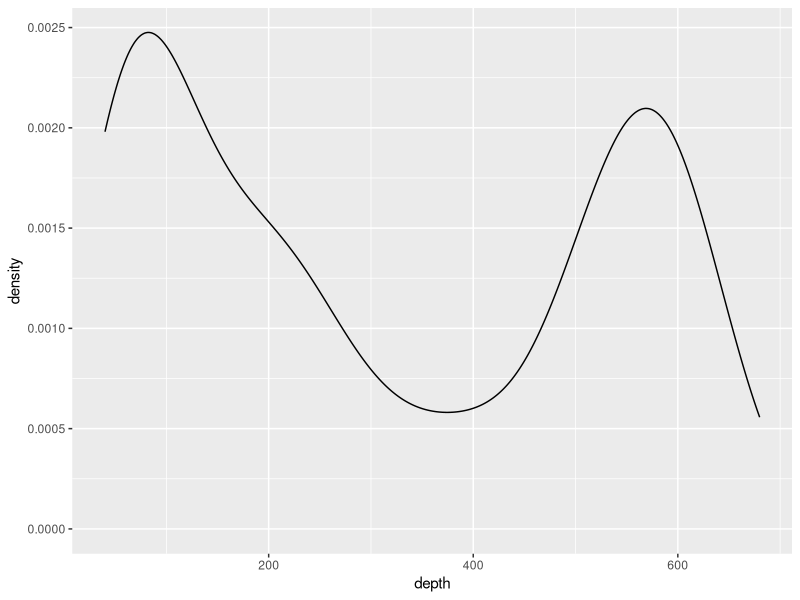
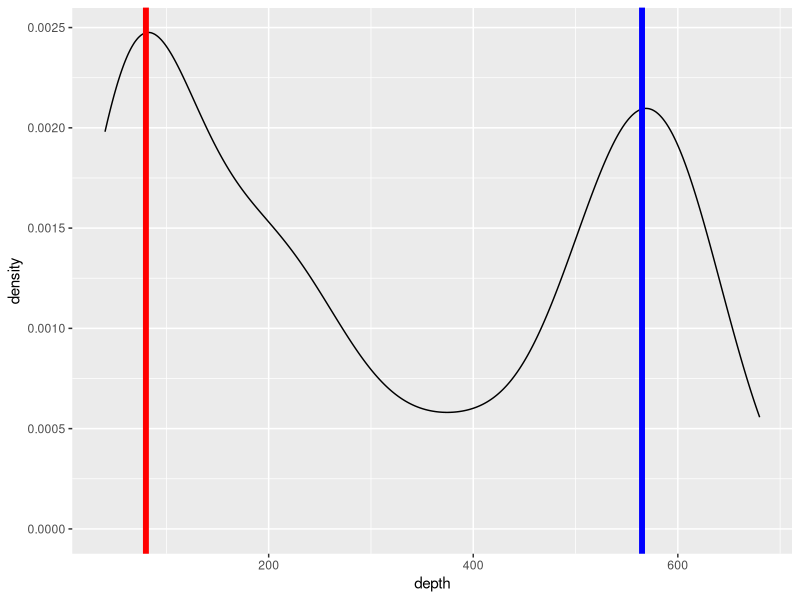
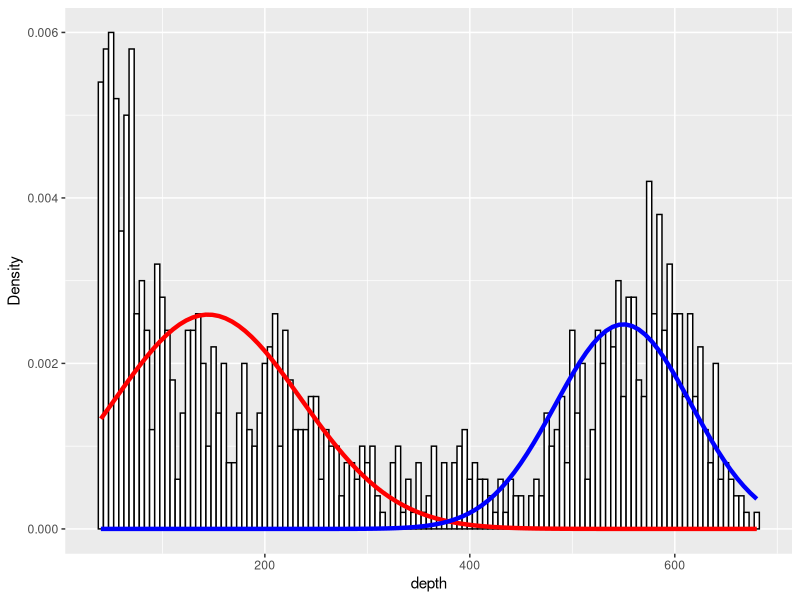
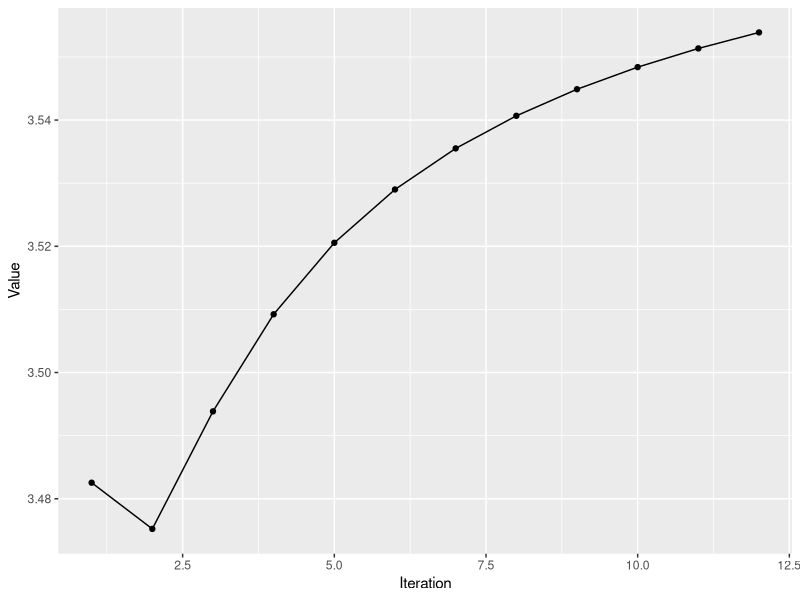
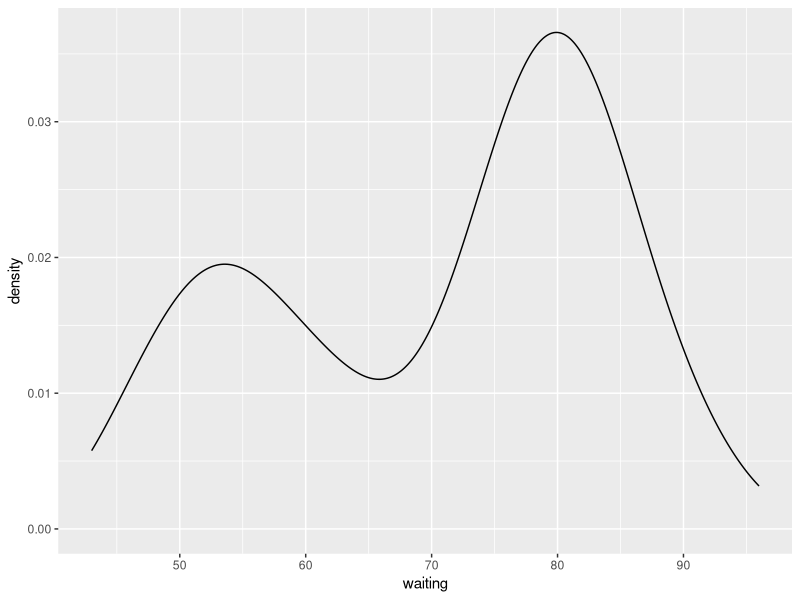
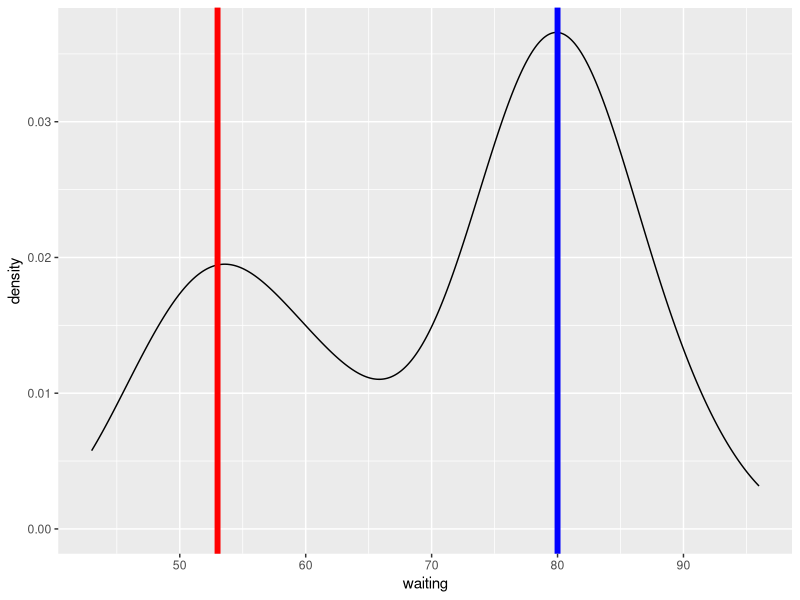
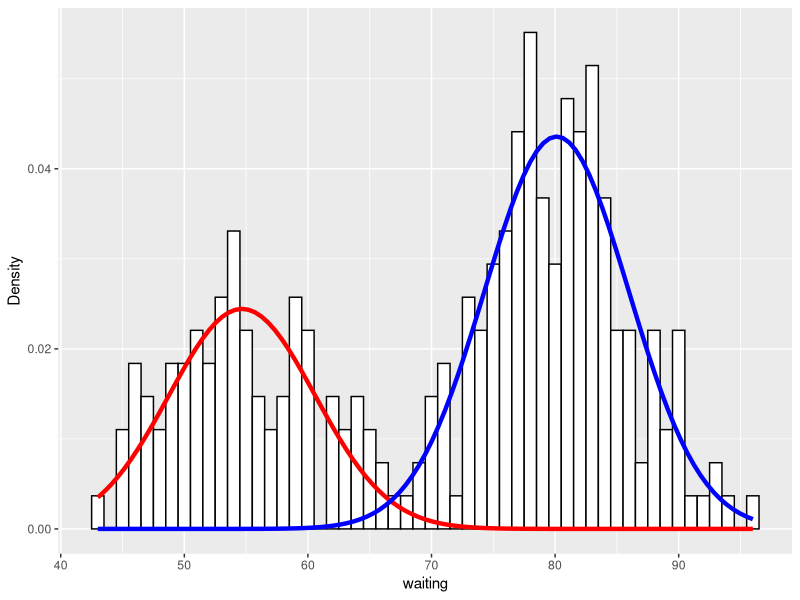
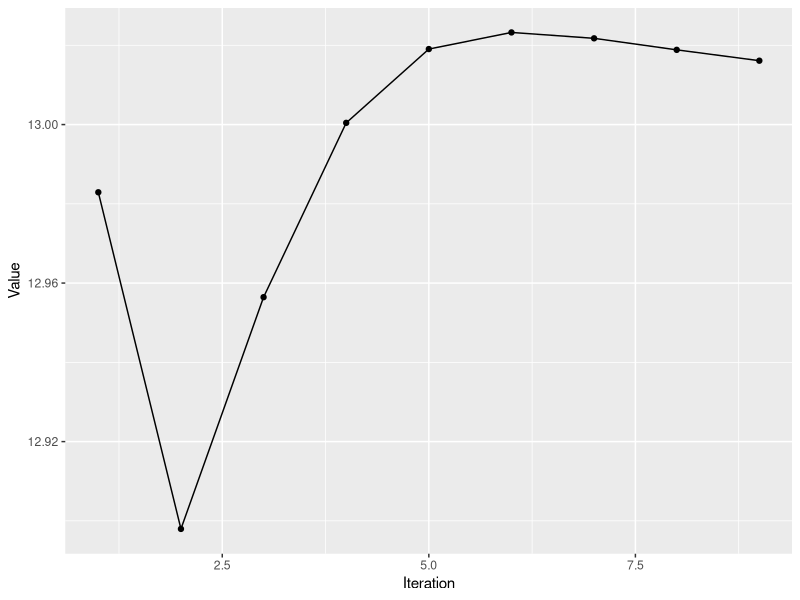

R code for these plots, in order:
####      Exercise 5      #####

### Preamble ####



library(tidyverse)
library("ggplot2")
library("dplyr")


#####EM-Algorithm to estimate the parameters of a Gaussian mixture distribution
###includes the explicit formulas for updating the means and variances of the mixture components as well as the weights
######a stopping criterion for the EM-Algorithm

em_mixture <- function(params,X,clusters = 2,tol = .00001,maxits  = 100,showits = TRUE){
  
  # Arguments are starting parameters (means, covariances, cluster probability),
  # data, number of clusters desired, tolerance, maximum iterations, and whether
  # to show iterations
  
  # Starting points
  N     = nrow(X)
  nams  = names(params)
  mu    = params$mu
  var   = params$var
  probs = params$probs
  
  # Other initializations
  # initialize cluster 'responsibilities', i.e. probability of cluster
  # membership for each observation i
  ri = matrix(0, ncol = clusters, nrow = N) 
  ll = 0                                        # log likelihood
  ll_list <-list()
  it = 0
  it_list <- list()
  converged = FALSE
  
  if (showits)                                  # Show iterations
    cat(paste("Iterations of EM:", "\n"))
  
  while ((!converged) & (it < maxits)) {
    probsOld = probs
    #muOld = mu
    #varOld = var
    llOld = ll
    riOld = ri
    # E
    for (k in 1:clusters){
      ri[, k] = probs[k] * dnorm(X, mu[k], sd = sqrt(var[k]), log = FALSE)
    }
    
    ri = ri/rowSums(ri)
    
    
    ### M
    rk = colSums(ri)            # rk is weighted average cluster membership size
    probs = rk/N
      
    #log likelihood 
    
    for (k in 1:clusters){
      varmat = matrix(0, ncol = ncol(X), nrow = ncol(X))    # initialize to sum matrices
      
      for (i in 1:N){
        varmat = varmat + ri[i,k] * X[i,]%*%t(X[i,])
      }
      
      mu[k]   = (t(X) %*% ri[,k]) / rk[k]
      var[[k]] =  varmat/rk[k] - mu[k]%*%t(mu[k])
      
      ll[k] = sum( ri[,k] * dnorm(X, mu[k], sqrt(var[k]), log = FALSE))
    }
    
    ll = sum(ll) 
    
    # compare old to current for convergence
    parmlistold =  c(llOld, probsOld)           
    parmlistcurrent = c(ll, probs)              
    it = it + 1
    ll_list[[it]]<-ll
    it_list[[it]]<-it
    # if showits true, & it =1 or modulo of 5 print message
    if (showits)# & it == 1 )#| it%%5 == 0)         
      cat(paste(format(it), "...", "\n", sep = ""))
    
    converged = min(abs(parmlistold - parmlistcurrent)) <= tol ##### a stopping criterion for the EM-Algorithm
  }
  
  clust = which(round(ri) == 1, arr.ind = TRUE)        # create cluster membership
  clust = clust[order(clust[,1]), 2]            # order accoring to row rather than cluster
  
  
  out = list(
    probs   = probs,
    mu      = mu,
    var     = var,
    resp    = ri,
    cluster = clust,
    ll = ll,
    ll_list = ll_list,
    it_list = it_list
  )
  
  out

}





plot_mix_comps <- function(x, mu, sigma, lam) {
  lam * dnorm(x, mu, sigma)
}



###### quakes data set is in base R######
data(quakes)

head(quakes)
depth = as.matrix(quakes[, 3, drop = FALSE])
options(scipen = 999)

p1 <- ggplot(quakes, aes(x = depth)) +
  geom_density()
p1
p1 + 
  geom_vline(xintercept = 80, col = "red", size = 2) + 
  geom_vline(xintercept = 565, col = "blue", size = 2)


#########starting values 
d_depth = sd(quakes$depth)
m1_depth = mean(quakes$depth) - (d_depth/2)
m2_depth=  mean(quakes$depth) + (d_depth/2)

start_values_depth = list(mu = c(m1_depth, m2_depth),
                          var = c(d_depth, d_depth),
                          probs = c(.5, .5))


mix_depth = em_mixture(start_values_depth, X = depth, tol = 1e-3)

str(mix_depth)


#data.frame(x = waiting) %>%
ggplot(quakes, aes(x = depth)) +
  geom_histogram(aes(x= depth, ..density..), binwidth = 5, colour = "black", 
                 fill = "white") +
  stat_function(geom = "line", fun = plot_mix_comps,
                args = list(mix_depth$mu[1], sqrt(mix_depth$var[1]), lam = mix_depth$probs[1]),
                colour = "red", lwd = 1.5) +
  stat_function(geom = "line", fun = plot_mix_comps,
                args = list(mix_depth$mu[2], sqrt(mix_depth$var[2]), lam = mix_depth$probs[2]),
                colour = "blue", lwd = 1.5) +
  ylab("Density")


df_depth<-do.call(rbind, Map(data.frame, Iteration=mix_depth$it_list, Value=mix_depth$ll_list))

ggplot(df_depth, aes(x=Iteration, y=Value)) + 
  geom_line()+geom_point()





####### faithful data set is in base R########
data(faithful)

head(faithful)
waiting = as.matrix(faithful[, 2, drop = FALSE])
options(scipen = 999)

p2 <- ggplot(faithful, aes(x = waiting)) +
  geom_density()
p2
p2 + 
  geom_vline(xintercept = 53, col = "red", size = 2) + 
  geom_vline(xintercept = 80, col = "blue", size = 2)





#########starting values 
d_faith = sd(faithful$waiting)
m1_faith = mean(faithful$waiting) - (d_faith/2)
m2_faith=  mean(faithful$waiting) + (d_faith/2)

start_values_faith = list(mu = c(m1_faith, m2_faith),
                      var = c(d_faith, d_faith),
                      probs = c(.5, .5))


#start_values_1 = list(mu = c(50, 90),
#                  var = c(1, 115),
#                  probs = c(.5, .5))
#mix_erupt   = em_mixture(start_values_1, X = eruptions,  tol = 1e-8)  

mix_waiting_faith = em_mixture(start_values_faith, X = waiting, tol = 1e-3, maxits = 1000)

#data.frame(x = waiting) %>%
ggplot(faithful, aes(x = waiting)) +
  geom_histogram(aes(x= waiting, ..density..), binwidth = 1, colour = "black", 
                 fill = "white") +
  stat_function(geom = "line", fun = plot_mix_comps,
                args = list(mix_waiting_faith$mu[1], sqrt(mix_waiting_faith$var[1]), lam = mix_waiting_faith$probs[1]),
                colour = "red", lwd = 1.5) +
  stat_function(geom = "line", fun = plot_mix_comps,
                args = list(mix_waiting_faith$mu[2], sqrt(mix_waiting_faith$var[2]), lam = mix_waiting_faith$probs[2]),
                colour = "blue", lwd = 1.5) +
  ylab("Density")

df_faith<-do.call(rbind, Map(data.frame, Iteration=mix_waiting_faith$it_list, Value=mix_waiting_faith$ll_list))

ggplot(df_faith, aes(x=Iteration, y=Value)) + 
  geom_line()+geom_point()
